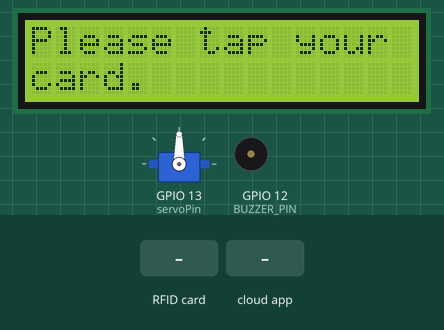
Simulated run of this sketch. Board: ESP32. Shown: servo, 16×2 character LCD, buzzer (waves = sounding, pin HIGH). The test bench sets the inputs (shaded band). WiFi joins after 1.5 s; servers stay silent unless stated; network time is answered at once with the bench clock; the local clock reads 2024-03-15 10:24:30 at power-on unless the sketch sets it; random numbers use the default seed unless the sketch sets one; the Firebase database answers and starts empty; what the sketch prints to the serial monitor is not drawn.

Above: at 5.0 s.
5.1 s: RFID card 54 14 54 14 held to the reader
At 7.7 s:
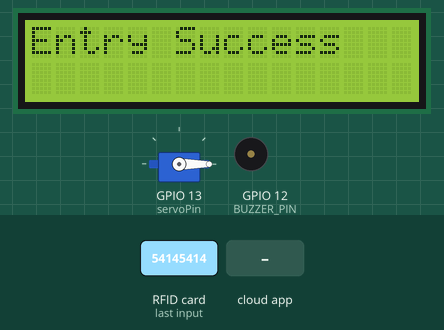
8.1 s: the phone or cloud app sets registerMode to 1
At 13.2 s:
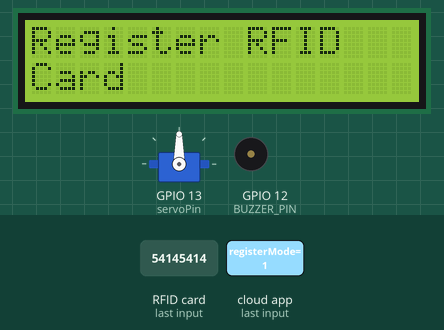
13.5 s: RFID card 5E 7A 19 C4 held to the reader
At 15.1 s:
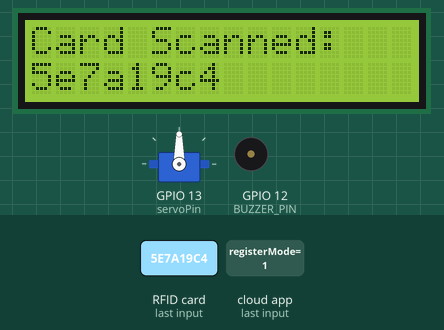
18.2 s: RFID card 54 14 54 14 held to the reader
At 19.0 s:
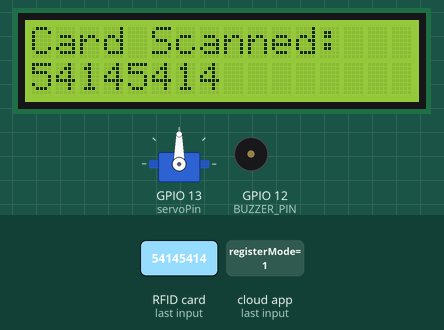
22.7 s: the phone or cloud app sets registerMode to 0
At 27.8 s:
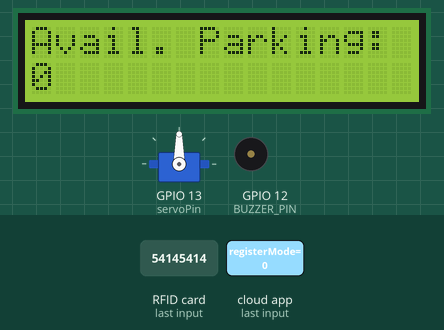
28.1 s: RFID card 54 14 54 14 held to the reader
At 30.4 s:
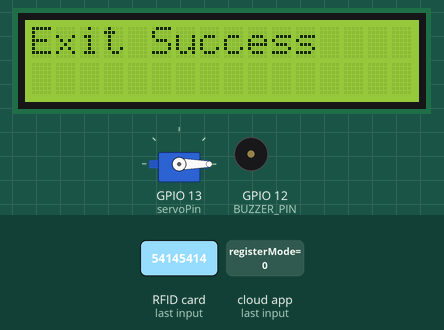
Timing chart, 0 to 33.0 s (numbered marks = the images above; inputs shaded):
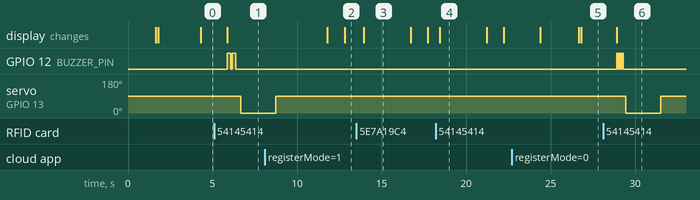

The sketch:

RFID_UID.ino
```cpp
#include <MFRC522v2.h>
#include <MFRC522DriverSPI.h>
#include <MFRC522DriverPinSimple.h>
#include <LiquidCrystal_I2C.h>
#include <WiFi.h>
#include <Firebase_ESP_Client.h>
#include "addons/TokenHelper.h"
#include "addons/RTDBHelper.h"
#include <NTPClient.h>
#include <WiFiUdp.h>
#include <ESP32Servo.h>

#define WIFI_SSID "kira"
#define WIFI_PASSWORD "54145414"
#define API_KEY "AIzaSyA2H51yaBq0Gt2UmnmZhGiSarJz0DU5LJo"
#define DATABASE_URL "https://utm-smartparking-system-default-rtdb.asia-southeast1.firebasedatabase.app/"
#define SS_PIN 5
#define RST_PIN 2
#define TIME_OFFSET 28800
#define BUZZER_PIN 12
LiquidCrystal_I2C lcd(0x27, 16, 2);
FirebaseData fbdo;
FirebaseAuth auth;
FirebaseConfig config;
WiFiUDP ntpUDP;
NTPClient timeClient(ntpUDP, "pool.ntp.org");

unsigned long sendDataPrevMills = 0;
bool signupOK = false;
bool wifiConnected = false;
MFRC522DriverPinSimple ss_pin(5);
MFRC522DriverSPI driver{ss_pin};
MFRC522 mfrc522{driver};
int displayState = 0;
unsigned long previousDisplayTime = 0;
const long displayInterval = 2000;
bool registerMode;
int parkingCount;
static const int servoPin = 13;
Servo servo1;

void setup() {
  Serial.begin(115200);

  pinMode(BUZZER_PIN, OUTPUT);
  digitalWrite(BUZZER_PIN, LOW);

  servo1.attach(servoPin);
  servo1.write(90);

  lcd.init();
  lcd.backlight();
  lcd.clear();
  lcd.setCursor(0, 0);
  lcd.print("Initializing...");

  mfrc522.PCD_Init();
  Serial.println("RFID Reader Initialized");

  WiFi.begin(WIFI_SSID, WIFI_PASSWORD);
  Serial.println("Connecting to Wi-Fi");

  unsigned long wifiStartTime = millis();
  while (WiFi.status() != WL_CONNECTED) {
    Serial.print(".");
    delay(300);
    if (millis() - wifiStartTime > 30000) {
      Serial.println("\nFailed to connect to Wi-Fi!");
      break;
    }
  }

  if (WiFi.status() == WL_CONNECTED) {
    wifiConnected = true;
    Serial.println("\nConnected to WiFi");
  }

  config.api_key = API_KEY;
  config.database_url = DATABASE_URL;
  config.timeout.serverResponse = 120000;

  if(Firebase.signUp(&config, &auth, "", "")){
    Serial.println("signup Ok");
    signupOK = true;
  } else {
    Serial.printf("Signup error: %s\n", config.signer.signupError.message.c_str());
  }

  config.token_status_callback = tokenStatusCallback;
  Firebase.begin(&config, &auth);
  Firebase.reconnectWiFi(true);

  timeClient.begin();
  timeClient.setTimeOffset(28800);
  timeClient.setUpdateInterval(60000);

  unsigned long currentMillis = millis();

  if (currentMillis - previousDisplayTime >= displayInterval) {
    previousDisplayTime = currentMillis;
  }

  if (displayState == 0) {
        lcd.clear();
        lcd.setCursor(0, 0);
        lcd.print("Avail. Parking:");
        lcd.setCursor(0, 1);

        if (Firebase.RTDB.getInt(&fbdo, "/Parking/parkingCount")) {
        if (fbdo.dataType() == "int") {
        parkingCount = fbdo.intData();
        lcd.print(parkingCount);}}

        delay(2000);
        displayState = 1;
      } else {

        lcd.clear();
        lcd.setCursor(0, 0);
        lcd.print("Please tap your");
        lcd.setCursor(0, 1);
        lcd.print("card.");
        delay(2000);
        displayState = 0;
      }
}

void buzzerEntry() {
  digitalWrite(BUZZER_PIN, HIGH);
  delay(200);
  digitalWrite(BUZZER_PIN, LOW);
  delay(100);
  digitalWrite(BUZZER_PIN, HIGH);
  delay(200);
  digitalWrite(BUZZER_PIN, LOW);
}

void buzzerExit() {
  digitalWrite(BUZZER_PIN, HIGH);
  delay(100);
  digitalWrite(BUZZER_PIN, LOW);
  delay(50);
  digitalWrite(BUZZER_PIN, HIGH);
  delay(100);
  digitalWrite(BUZZER_PIN, LOW);
  delay(50);
  digitalWrite(BUZZER_PIN, HIGH);
  delay(100);
  digitalWrite(BUZZER_PIN, LOW);
}

void buzzerError() {
  digitalWrite(BUZZER_PIN, HIGH);
  delay(800);
  digitalWrite(BUZZER_PIN, LOW);
}

void checkForAppTap() {
  if (Firebase.ready() && signupOK) {
    if (Firebase.RTDB.getString(&fbdo, "/RFID/UID")) {
      String appUid = fbdo.stringData();

      if (Firebase.RTDB.getBool(&fbdo, "/RFID/scanActive")) {
        bool scanActive = fbdo.boolData();

        if (scanActive && appUid.length() > 0) {
          Serial.println("App tap detected: " + appUid);

          processUid(appUid);

          Firebase.RTDB.setString(&fbdo, "/RFID/UID", "");
          Firebase.RTDB.setBool(&fbdo, "/RFID/scanActive", false);
        }
      }
    }
  }
}

void processUid(String uidString) {
  Serial.println("Processing UID: " + uidString);

  if (registerMode){
    lcd.clear();
    lcd.setCursor(0, 0);
    lcd.print("Card Scanned:");
    lcd.setCursor(0, 1);

    if (uidString.length() > 16) {
      lcd.print(uidString.substring(0, 16));
    } else {
      lcd.print(uidString);
    }

    if (Firebase.ready() && signupOK && WiFi.status() == WL_CONNECTED) {
      Firebase.RTDB.setBool(&fbdo, "RFID/scanActive", true);

      if(Firebase.RTDB.setString(&fbdo, "RFID/UID", uidString) &&
         Firebase.RTDB.setString(&fbdo, "RFID/timestamp", getFormattedTime())) {

        Serial.println("Data sent to Firebase");

        delay(2000);

        Firebase.RTDB.setString(&fbdo, "RFID/UID", "");
        Firebase.RTDB.setBool(&fbdo, "RFID/scanActive", false);
      }
    }
  } else {
    processCardAccess(uidString);
  }
}

void processCardAccess(String uidString) {
  if (Firebase.ready() && signupOK) {
    String cardPath = "cards/" + uidString;

    if (Firebase.RTDB.get(&fbdo, cardPath.c_str())) {
      if (fbdo.dataType() == "null") {
        lcd.clear();
        lcd.setCursor(0, 0);
        lcd.print("Entry Denied");
        buzzerError();
        delay(2000);
      } else {
        String enteredPath = cardPath + "/hasEntered";
        if (Firebase.RTDB.getBool(&fbdo, enteredPath.c_str())){
          bool hasEntered = fbdo.boolData();

          String userUID;
          String UIDpath = cardPath + "/UID";
          if (Firebase.RTDB.getString(&fbdo, UIDpath.c_str())){
            userUID = fbdo.stringData();
          }

          String plateNum;
          String plateNumPath = cardPath + "/plateNum";
          if (Firebase.RTDB.get(&fbdo, plateNumPath.c_str())){
            plateNum = fbdo.stringData();
          }

          String randomChild = generateRandomChildName();

          if (hasEntered){
            lcd.clear();
            lcd.setCursor(0, 0);
            lcd.print("Exit Success");
            buzzerExit();

            String userSlot = findReservedSlot(userUID);
            if (userSlot != "") {
              Firebase.RTDB.setString(&fbdo, "/Parking/" + userSlot + "/status", "Available");
              Firebase.RTDB.setString(&fbdo, "/Parking/" + userSlot + "/reservedBy", "");
            }

            servo1.write(0);
            delay(1000);
            Firebase.RTDB.setBool(&fbdo, enteredPath.c_str(), false);
            parkingCount = parkingCount + 1;
            Firebase.RTDB.setInt(&fbdo, "Parking/parkingCount", parkingCount);

            Firebase.RTDB.setString(&fbdo, "exitLog/" + randomChild + "/UID", userUID);
            Firebase.RTDB.setString(&fbdo, "exitLog/" + randomChild + "/timestamp", getFormattedTime());
            Firebase.RTDB.setString(&fbdo, "exitLog/" + randomChild + "/day", getDayOfWeek());
            Firebase.RTDB.setString(&fbdo, "exitLog/" + randomChild + "/date", getFormattedDate());
            Firebase.RTDB.setString(&fbdo, "exitLog/" + randomChild + "/plateNum", plateNum);

            servo1.write(90);
            delay(1000);

          } else {
            lcd.clear();
            lcd.setCursor(0, 0);
            lcd.print("Entry Success");
            buzzerEntry();

            String hasReservePath = "users/" + userUID + "/hasReserve";
            if (Firebase.RTDB.getBool(&fbdo, hasReservePath.c_str())) {
              bool hasReserve = fbdo.boolData();

              if (hasReserve) {
                String reservedSlot = findReservedSlot(userUID);
                if (reservedSlot != "") {
                  Firebase.RTDB.setString(&fbdo, "/Parking/" + reservedSlot + "/status", "Full");
                  lcd.setCursor(0, 1);
                  lcd.print("Reserved: " + reservedSlot);
                }
              } else {
                String availableSlot = findAvailableSlot();
                if (availableSlot != "") {
                  Firebase.RTDB.setString(&fbdo, "/Parking/" + availableSlot + "/status", "Full");
                  Firebase.RTDB.setString(&fbdo, "/Parking/" + availableSlot + "/reservedBy", userUID);
                }
              }
            }

            servo1.write(0);
            delay(1000);

            Firebase.RTDB.setBool(&fbdo, enteredPath.c_str(), true);
            parkingCount = parkingCount - 1;
            Firebase.RTDB.setInt(&fbdo, "Parking/parkingCount", parkingCount);

            Firebase.RTDB.setString(&fbdo, "entryLog/" + randomChild + "/UID", userUID);
            Firebase.RTDB.setString(&fbdo, "entryLog/" + randomChild + "/timestamp", getFormattedTime());
            Firebase.RTDB.setString(&fbdo, "entryLog/" + randomChild + "/day", getDayOfWeek());
            Firebase.RTDB.setString(&fbdo, "entryLog/" + randomChild + "/date", getFormattedDate());
            Firebase.RTDB.setString(&fbdo, "entryLog/" + randomChild + "/plateNum", plateNum);

            servo1.write(90);
            delay(1000);
          }

          lcd.setCursor(0, 1);
          lcd.print(plateNum);
          delay(2000);
        }
      }
    } else {
      Serial.println("Database error or no cards: " + fbdo.errorReason());
      lcd.clear();
      lcd.setCursor(0, 0);
      lcd.print("Entry Denied");
      buzzerError();
      delay(2000);
    }
  }
}

String getFormattedTime() {
  timeClient.update();

  int hours = timeClient.getHours();
  int minutes = timeClient.getMinutes();

  static char timeString[6];
  sprintf(timeString, "%02d:%02d", hours, minutes);

  return String(timeString);
}

String getDayOfWeek() {
  timeClient.update();
  unsigned long epochTime = timeClient.getEpochTime() - TIME_OFFSET;
  time_t rawTime = (time_t)epochTime;
  struct tm *timeInfo = localtime(&rawTime);

  char* days[] = {"Sunday", "Monday", "Tuesday", "Wednesday", "Thursday", "Friday", "Saturday"};
  return String(days[timeInfo->tm_wday]);
}

String getFormattedDate() {
  timeClient.update();

  unsigned long epochTime = timeClient.getEpochTime() - TIME_OFFSET;

  time_t rawTime = (time_t)epochTime;
  struct tm *timeInfo = localtime(&rawTime);

  static char dateString[11];
  sprintf(dateString, "%04d-%02d-%02d",
           timeInfo->tm_year + 1900,
          timeInfo->tm_mon + 1,
          timeInfo->tm_mday);

  return String(dateString);
}

String generateRandomChildName() {
  String randomName = "";
  for (int i = 0; i < 16; i++) {
    randomName += char(random(65, 91));
  }
  return randomName;
}

void readRegisterMode() {
  if (Firebase.ready() && signupOK) {
    if (Firebase.RTDB.getBool(&fbdo, "/RFID/registerMode")) {
      if (fbdo.dataType() == "boolean") {
        registerMode = fbdo.boolData();
      }
    } else {
      Serial.println("Failed to read register mode: " + fbdo.errorReason());
    }
  }
}

String findReservedSlot(String userUID) {
  if (Firebase.ready() && signupOK) {
    if (Firebase.RTDB.getJSON(&fbdo, "/Parking")) {
      FirebaseJson *json = fbdo.jsonObjectPtr();

      size_t count = json->iteratorBegin();
      for (size_t i = 0; i < count; i++) {
        int type;
        String key;
        String value;

        if (json->iteratorGet(i, type, key, value) == 0) {

          if (type == FirebaseJson::JSON_OBJECT) {
            String reservedPath = "/Parking/" + key + "/reservedBy";
            if (Firebase.RTDB.getString(&fbdo, reservedPath.c_str())) {
              if (fbdo.stringData() == userUID) {
                json->iteratorEnd();
                return key;
              }
            }
          }
        }
      }
      json->iteratorEnd();
    }
  }
  return "";
}

String findAvailableSlot() {
  if (Firebase.ready() && signupOK) {
    if (Firebase.RTDB.getJSON(&fbdo, "/Parking")) {
      FirebaseJson *json = fbdo.jsonObjectPtr();

      size_t count = json->iteratorBegin();
      for (size_t i = 0; i < count; i++) {
        int type;
        String key;
        String value;

        if (json->iteratorGet(i, type, key, value) == 0) {
          if (type == FirebaseJson::JSON_OBJECT) {
            String statusPath = "/Parking/" + key + "/status";
            if (Firebase.RTDB.getString(&fbdo, statusPath.c_str())) {
              if (fbdo.stringData() == "available") {
                json->iteratorEnd();
                return key;
              }
            }
          }
        }
      }
      json->iteratorEnd();
    }
  }
  return "";
}

void loop() {
  if (!wifiConnected) {
    if (WiFi.status() == WL_CONNECTED) {
      wifiConnected = true;
      Serial.println("\nReconnected to WiFi");
    }
    delay(1000);
    return;
  }

  static unsigned long lastReadTime = 0;
  if (millis() - lastReadTime > 1000) {
    readRegisterMode();
    lastReadTime = millis();
  }

  static unsigned long lastReset = 0;
  if (millis() - lastReset > 5000) {
    mfrc522.PCD_Init();
  lastReset = millis();
  }

  checkForAppTap();

 if(registerMode){
    if (!mfrc522.PICC_IsNewCardPresent() || !mfrc522.PICC_ReadCardSerial()) {
      unsigned long currentMillis = millis();
      if (displayState == 0) {
        if (currentMillis - previousDisplayTime >= 2000) {
          previousDisplayTime = currentMillis;
          lcd.clear();
          lcd.setCursor(0, 0);
          lcd.print("Register RFID");
          lcd.setCursor(0, 1);
          lcd.print("Card");
          displayState = 1;
        }
      } else {
        if (currentMillis - previousDisplayTime >= 2000) {
          previousDisplayTime = currentMillis;
          lcd.clear();
          lcd.setCursor(0, 0);
          lcd.print("Please tap your");
          lcd.setCursor(0, 1);
          lcd.print("card.");
          displayState = 0;
        }
      }
      return;
    }
  } else {
    if (!mfrc522.PICC_IsNewCardPresent() || !mfrc522.PICC_ReadCardSerial()) {
      unsigned long currentMillis = millis();
      if (displayState == 0) {
        if (currentMillis - previousDisplayTime >= 2000) {
          previousDisplayTime = currentMillis;
          lcd.clear();
          lcd.setCursor(0, 0);
          lcd.print("Avail. Parking:");
          lcd.setCursor(0, 1);
          if (Firebase.RTDB.getInt(&fbdo, "/Parking/parkingCount")) {
            if (fbdo.dataType() == "int") {
              parkingCount = fbdo.intData();
              lcd.print(parkingCount);
            }
          }
          displayState = 1;
        }
      } else {
        if (currentMillis - previousDisplayTime >= 2000) {
          previousDisplayTime = currentMillis;
          lcd.clear();
          lcd.setCursor(0, 0);
          lcd.print("Please tap your");
          lcd.setCursor(0, 1);
          lcd.print("card.");
          displayState = 0;
        }
      }
      return;
    }
  }

  String uidString = "";
  for (byte i = 0; i < mfrc522.uid.size; i++) {
    if (mfrc522.uid.uidByte[i] < 0x10) uidString += "0";
    uidString += String(mfrc522.uid.uidByte[i], HEX);
  }

  mfrc522.PICC_HaltA();
  Serial.println("Scanned UID: " + uidString);

  if (registerMode){
    lcd.clear();
    lcd.setCursor(0, 0);
    lcd.print("Card Scanned:");
    lcd.setCursor(0, 1);

    if (uidString.length() > 16) {
      lcd.print(uidString.substring(0, 16));
    } else {
      lcd.print(uidString);
    }

    if (Firebase.ready() && signupOK && WiFi.status() == WL_CONNECTED) {
      Firebase.RTDB.setBool(&fbdo, "RFID/scanActive", true);

      if(Firebase.RTDB.setString(&fbdo, "RFID/UID", uidString) &&
         Firebase.RTDB.setString(&fbdo, "RFID/timestamp", getFormattedTime())) {

        Serial.println("Data sent to Firebase");

        delay(2000);

        Firebase.RTDB.setString(&fbdo, "RFID/UID", "");
        Firebase.RTDB.setBool(&fbdo, "RFID/scanActive", false);
      }
    }
  } else {
    processCardAccess(uidString);
  }

  while (mfrc522.PICC_IsNewCardPresent()) {
    delay(100);
  }
  lcd.clear();
  delay(500);
}
```

Measured:
- after the input at 5.1 s, GPIO 12 (BUZZER_PIN): alternates HIGH for 0.20 s and LOW for 0.10 s, 4 changes in all, then stays LOW, starting after 0.77 s; servo on GPIO 13 (servoPin): 90° → 0° after 1.6 s
- after the input at 28.1 s, GPIO 12 (BUZZER_PIN): alternates HIGH for 0.10 s and LOW for 0.05 s, 6 changes in all, then stays LOW, starting after 0.80 s; servo on GPIO 13 (servoPin): 90° → 0° after 1.4 s, → 90° 2.1 s later
- what the display in image 3 shows lasts 2.7 s, from 14.0 s to 16.7 s
